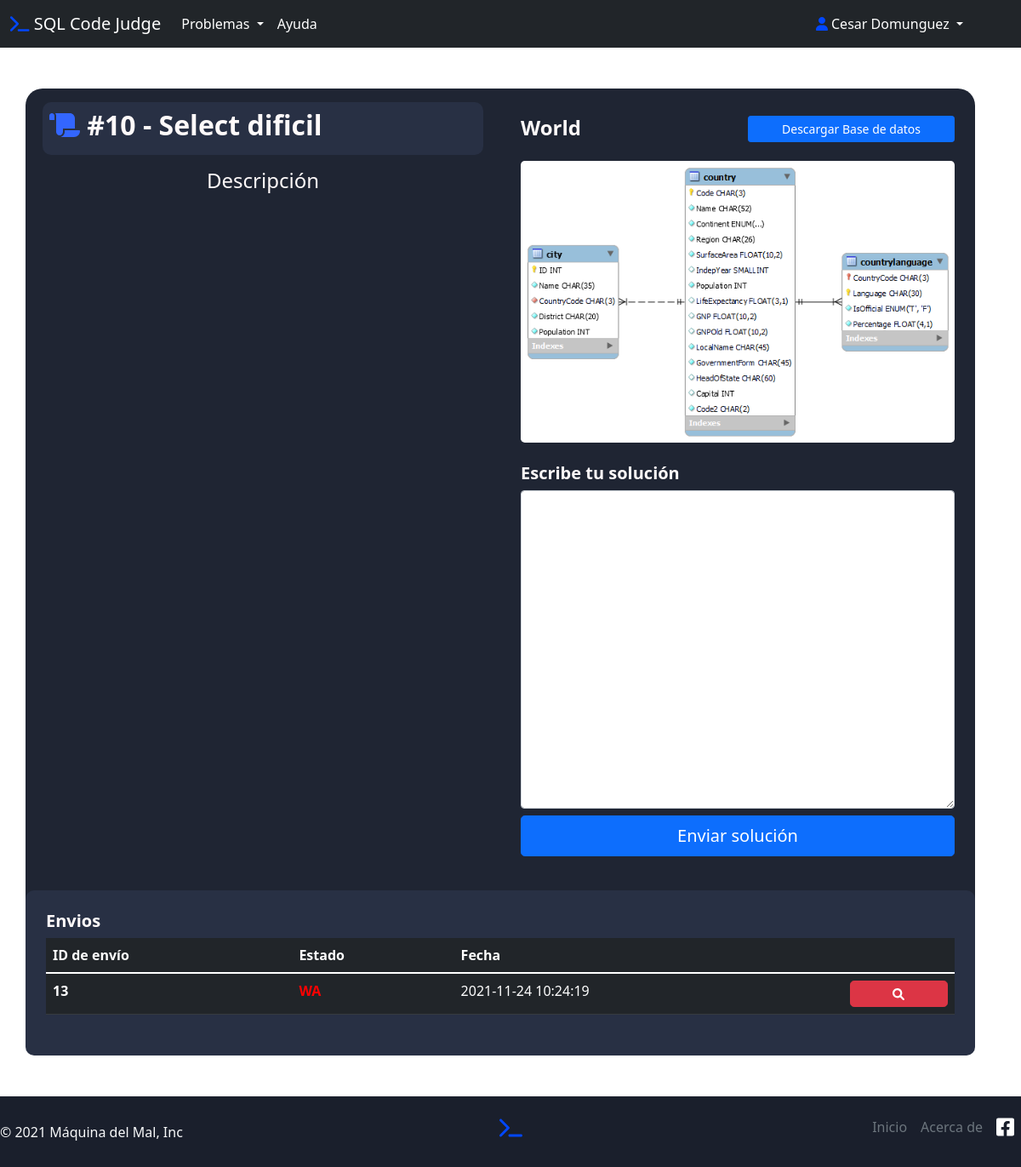
/php/Problema.php?id=10 (signed in), run on the app's committed database.
### tables this page shows
CREATE TABLE `problema` (
  `idPROBLEMA` int(11) NOT NULL,
  `Titulo` varchar(45) NOT NULL,
  `Descripcion` longtext NOT NULL,
  `DOCENTE_idUsuario` int(11) NOT NULL,
  `Solucion` longtext NOT NULL,
  `CATEGORIA_idCATEGORIA` int(11) NOT NULL,
  `dificultad` enum('Basico','Intermedio','Avanzado') NOT NULL,
  `NombreBaseDatos` enum('World','Sakila','Nwind') NOT NULL
);

CREATE TABLE `envio` (
  `idEnvio` int(11) NOT NULL,
  `Estado` enum('CD','RE','NR','NC','WA','AC') NOT NULL,
  `CodigoAlumno` longtext NOT NULL,
  `ALUMNO_idAlumno` int(11) NOT NULL,
  `PROBLEMA_idPROBLEMA` int(11) NOT NULL,
  `fechaEnvio` datetime DEFAULT NULL
);

### data/problemaDAO.php (called while the page is built, shortened)
<?php
    class problemaDao{
        private $mysqli;
        public function __construct($conexion)
        {
            $this->mysqli = $conexion;
        }
        public function obtenerProblemaPorID($id){
            $sql = "SELECT idProblema,Titulo,descripcion,NombreBaseDatos FROM problema where idProblema=$id;";
            $consulta = mysqli_query($this->mysqli,$sql);
            $row = mysqli_fetch_array($consulta);
            $problema = new Problem();
            $problema->idProblema=$row[0];
            $problema->Titulo=$row[1];
            $problema->Descripcion=$row[2];
            $problema->nombreBaseDatos=$row[3];
            return $problema;
        }
    }
?>

### php/Problema.php (the view, shortened to what this page needs)
<?php
include_once("../data/problemaDAO.php");
$idAlumno = $_SESSION["id"];
$id = $_GET["id"];
$conexion = conectar();
$operaciones = new problemaDAO($conexion);
$problema = $operaciones->obtenerProblemaPorID($id);
?>
<!DOCTYPE html>
<html lang="es">
<head>
    <link rel="stylesheet" href="../css/style-problems.css">
    <link rel="stylesheet" href="../css/style-main.css">
    <link href="https://cdn.jsdelivr.net/npm/bootstrap@5.1.1/dist/css/bootstrap.min.css" rel="stylesheet">
</head>
<body>
    <header>
        <nav class="navbar navbar-expand-lg navbar-dark bg-dark">
            <div class="container-fluid">
                <a class="navbar-brand" href="../index.php" id="logo">
                    <i class="fas fa-terminal" style="color: #0247fe;"></i> SQL Code Judge</a>
                <div class="collapse navbar-collapse" id="navbarSupportedContent">
                    <ul class="navbar-nav me-auto mb-2 mb-lg-0">
                        <li class="nav-item dropdown">
                            <a class="nav-link dropdown-toggle" href="#" id="navbarDropdown" role="button" data-bs-toggle="dropdown" aria-expanded="false">
                                Problemas
                            </a>
                        </li>
                        <li class="nav-item">
                            <a class="nav-link active" aria-current="page" href="#">Ayuda</a>
                        </li>
                    </ul>
                    <ul class="navbar-nav  mb-2 mb-lg-0">
                        <li class="nav-item dropdown mx-5">
                            <a class="nav-link dropdown-toggle" href="#" id="navbarDropdown" role="button" data-bs-toggle="dropdown" aria-expanded="false">
                                <i class="fas fa-user" style="color: #0247fe;"></i> <?php echo $_SESSION['nombres'] . " " . $_SESSION['apellidos'] ?>
                            </a>
                        </li>
                    </ul>
                </div>
            </div>
        </nav>
    </header>
    <div class="container mt-5 rounded">
        <div class="dark-container row align-items-start">
            <div class="col-6">
                <div class="dark-div mt-3 mx-2 py-2 px-2">
                    <h2>
                        <strong>
                            <?php
                            echo "<i class='fas fa-scroll' style='color: #3366FF;'></i>  #" . $problema->idProblema . " - " . $problema->Titulo;
                            ?>
                        </strong>
                    </h2>
                </div>
                <div class="card-body">
                    <h4 class="text-center">Descripción</h4>
                </div>
            </div>
            <div class="col-6 card-body">
                <div class="my-3 mx-2 ">
                    <div class="row">
                        <div class="col-6">
                            <h4>
                                <strong>
                                    <?php
                                    echo $problema->nombreBaseDatos;
                                    ?>
                                </strong>
                            </h4>
                        </div>
                        <div class="col-6">
                            <a href="
                                <?php
                                if ($problema->nombreBaseDatos == "Nwind") {
                                    echo "https://drive.google.com/file/d/19b2PN6cxEZ1Bk7mKG2YIK4ftCKj4GtGb/view?usp=sharing";
                                } elseif ($problema->nombreBaseDatos == "World") {
                                    echo "https://drive.google.com/file/d/1xlqdrsxdCfWRrxzcuuPqf4zkZbKW26GC/view?usp=sharing";
                                } elseif ($problema->nombreBaseDatos == "Sakila") {
                                    echo "https://drive.google.com/file/d/1Ue25PY9QvD8meCA8kxOaSB3PQF7oFMGx/view?usp=sharing";
                                }
                                ?>
                                " class="btn btn-primary btn-sm w-100">Descargar Base de datos</a>
                        </div>
                    </div>
                    <div class="col-12">
                        <img src="<?php
                                    echo '../img/' . $problema->nombreBaseDatos . '.png';
                                    ?>" alt="" class="rounded-3 mx-auto d-block mb-4 mt-3" style="width: -webkit-fill-available;">
                    </div>
                    <?php
                    if ($_SESSION['tipo'] == "alumno") {
                    ?>
                        <div class="col-12 mb-4">
                            <div>
                                <h5>
                                    <strong>
                                        Escribe tu solución
                                    </strong>
                                </h5>
                            </div>
                            <div class="col-12 justify-content-center">
                                <form action="EnviarProblema.php" class="d-grid gap-2" Method="post">
                                    <textarea class="form-control" name="solucion" id="" rows="15" required></textarea>
                                    <button type="submit" class="btn btn-primary btn-lg" name="idProblema" value="<?php echo $problema->idProblema; ?>">Enviar solución</button>
                                </form>
                            </div>
                        </div>
                    <?php
                    }
                    ?>
                </div>
            </div>
            <div class="dark-div col-12 p-4">
                <div>
                    <h5>
                        <strong>
                            Envios
                        </strong>
                    </h5>
                </div>
                <table class="table table-dark mb-4">
                    <thead>
                        <tr>
                            <th scope="col">ID de envío</th>
                            <th scope="col">Estado</th>
                            <th scope="col">Fecha</th>
                            <th scope="col"></th>
                        </tr>
                    </thead>
                    <tbody>
                        <?php
                        if ($_SESSION['tipo'] == "alumno") {
                            $sentencia = "SELECT idEnvio, Estado, fechaEnvio, CodigoAlumno from envio
                                    WHERE ALUMNO_idAlumno='$idAlumno' AND PROBLEMA_idProblema=$id;";
                            $resultado = mysqli_query($conexion, $sentencia);
                            while ($listaEnvios = mysqli_fetch_array($resultado)) {
                                if ($listaEnvios['Estado'] == "AC") {
                                    $color = "primary";
                                    $calor = "#0d6efd";
                                } else {
                                    $color = "danger";
                                    $calor = "red";
                                }
                        ?>
                                <tr>
                                    <th scope="row"><?php echo $listaEnvios['idEnvio']   ?></th>
                                    <td style="color: <?php echo $calor ?>"><strong><?php echo $listaEnvios['Estado'] ?></strong></td>
                                    <td><?php echo $listaEnvios['fechaEnvio']   ?></td>
                                    <td><button type="button" class="btn btn-<?php echo $color ?> btn-sm rounded-3 w-100 text-white" value="<?php echo $listaEnvios['CodigoAlumno'] ?>" name="<?php echo $listaEnvios['idEnvio'] ?>" onclick="verCodigo(this)" ;><i class="fas fa-search"></i></button></td>
                                </tr>
                        <?php
                            }
                        }
                        ?>
                    </tbody>
                </table>
            </div>
        </div>
    </div>
</body>
<footer class="footer-color d-flex flex-wrap justify-content-between align-items-center py-3 mt-5">
        <p class="col-md-4 mb-0 text-light">&copy; 2021 Máquina del Mal, Inc</p>
        <a href="../index.php" class="col-md-4 d-flex align-items-center justify-content-center mb-3 mb-md-0 me-md-auto link-dark text-decoration-none">
            <h4><i class="fas fa-terminal" style="color: #0247fe;"></i></h4>
        </a>
        <ul class="nav col-md-4 justify-content-end">
            <li class="nav-item"><a href="../index.php" class="nav-link px-2 text-muted">Inicio</a></li>
            <li class="nav-item"><a href="http://www.itsur.edu.mx/ing_sistemas.php" class="nav-link px-2 text-muted">Acerca de</a></li>
            <li class="nav-item">
                <a href="https://www.facebook.com/ITSURGTO" class="nav-link px-2 text-muted">
                    <i class="h4 fab fa-facebook-square" style="color: rgb(255, 255, 255);"></i></a>
            </li>
        </ul>
</footer>
</html>

### css/style-problems.css (style rules this page uses)
.dark-container { background-color: #1f2533 !important; }
.footer-color { background-color: #1a1f2c; }
.dark-div { background-color: #283044; border-radius: 10px; }
#navbarDropdown { color: white; }

### css/style-main.css (style rules this page uses)
body { height: 100%; background-image: url("../img/4882065.svg"); background-size: cover; background-size: 150%; background-repeat: no-repeat; background-position: center center; background-attachment: fixed; color: snow !important; }
.dark-container { background-color: #1f2533 !important; width: 100% !important; height: 100% !important; border-radius: 20px !important; }
.dark-div { background-color: #283044 !important; border-radius: 10px !important; }
#navbarDropdown { color: white; }
.footer-color { background-color: #1a1f2c; }

### data on the page
problema: idPROBLEMA "10", Titulo "Select dificil", NombreBaseDatos "World", NombreBaseDatos (picture)
envio: idEnvio "13", Estado "WA", fechaEnvio "2021-11-24 10:24:19"

### other printed values
$_SESSION['nombres'] "Cesar"
$_SESSION['apellidos'] "Domunguez"
